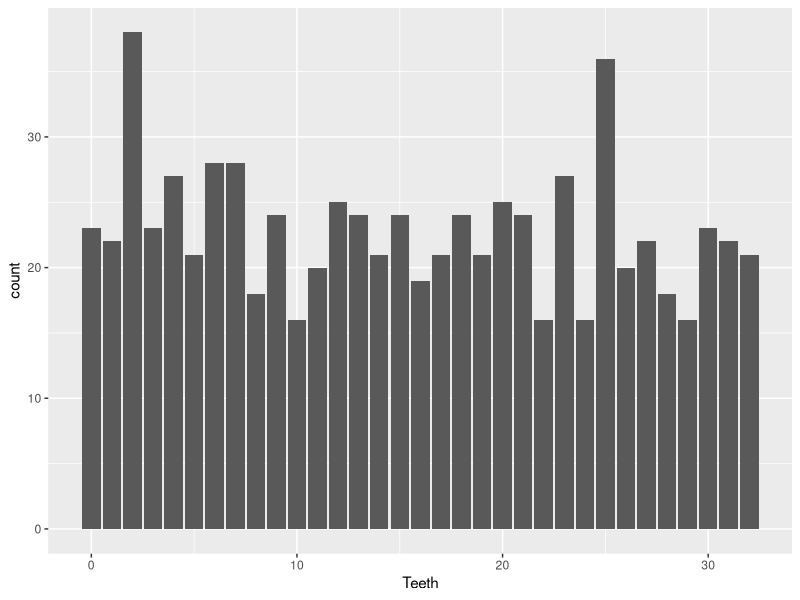
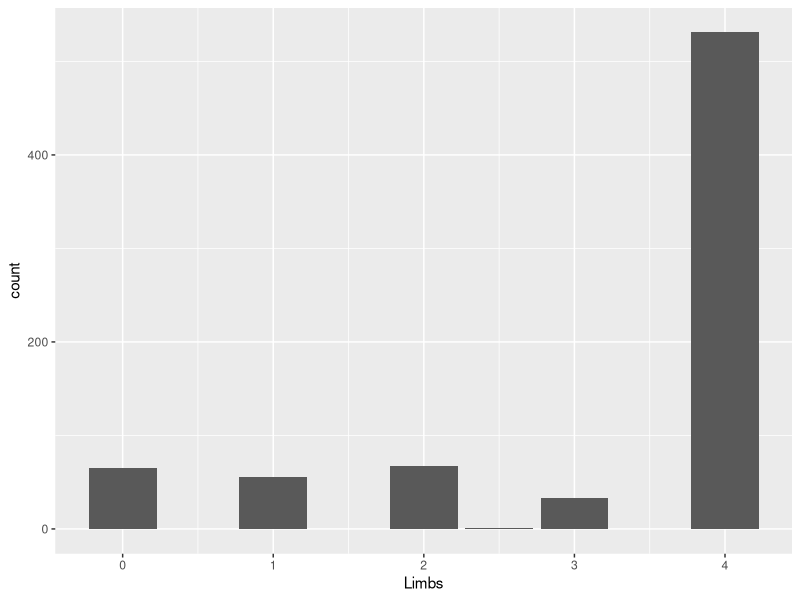
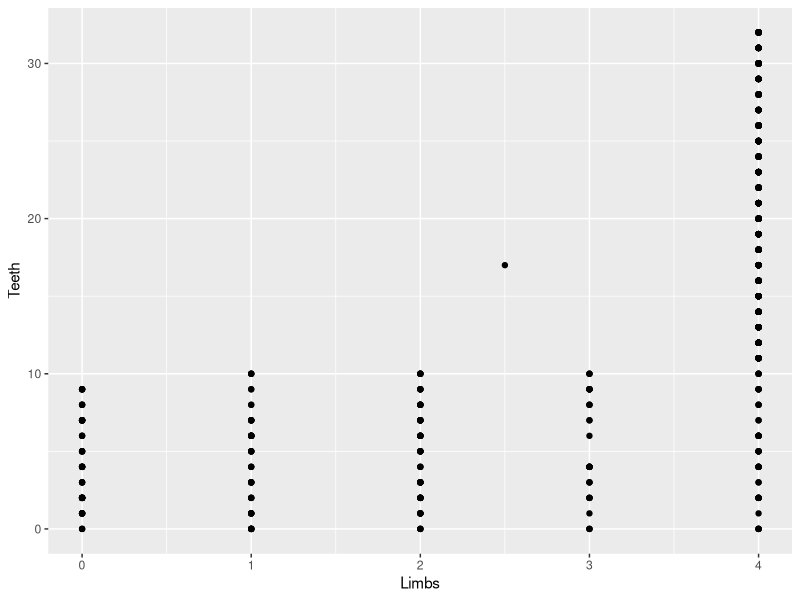
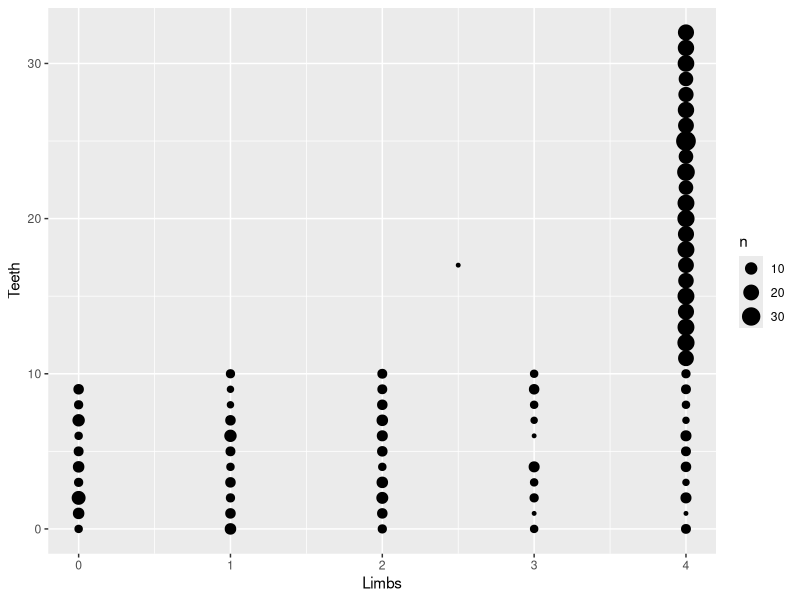
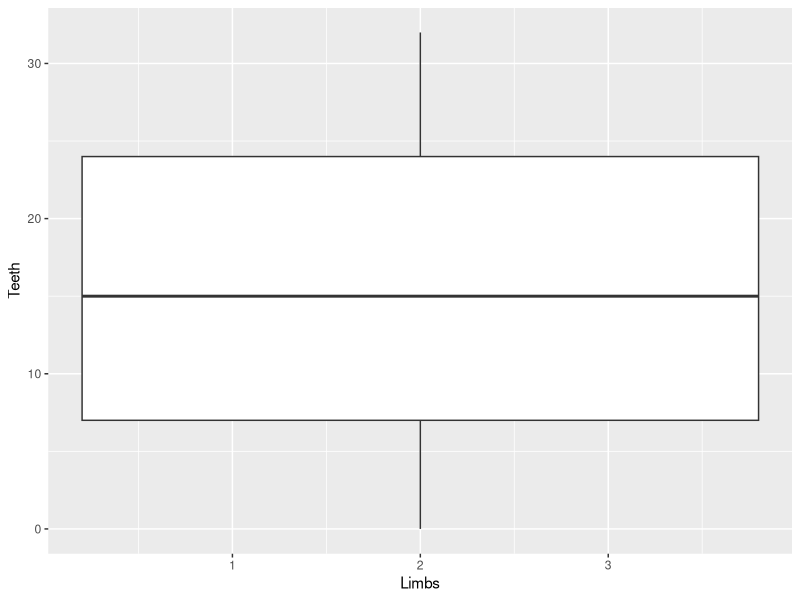
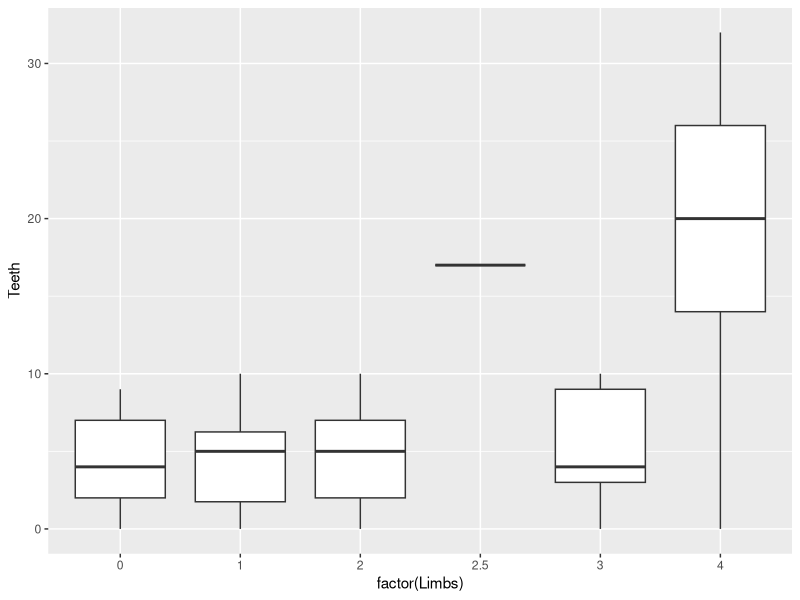
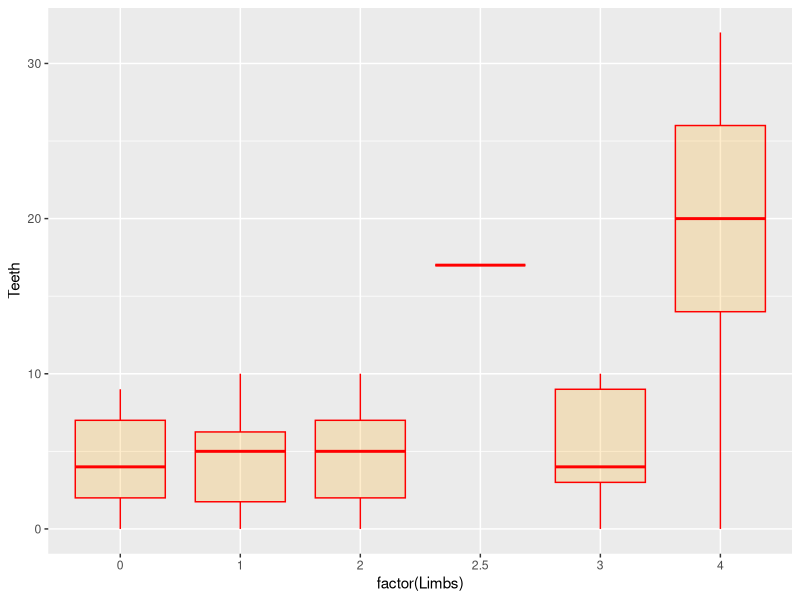
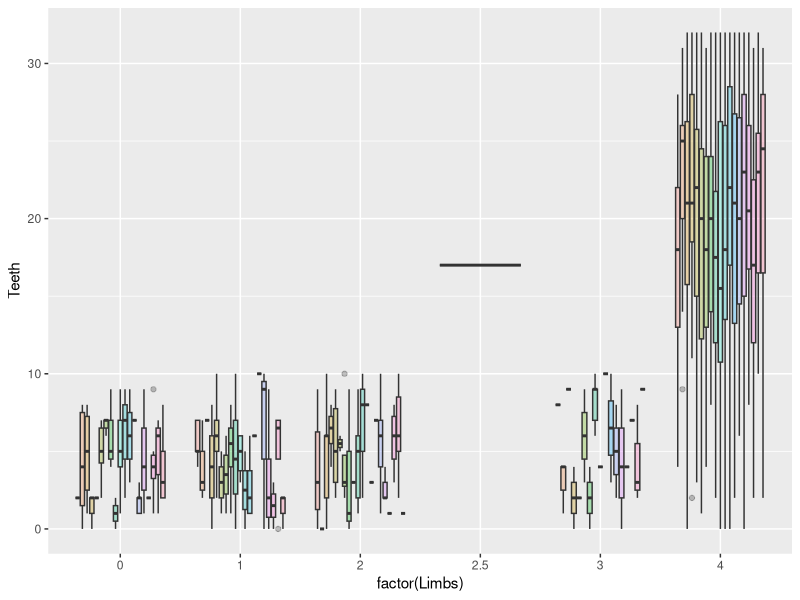

Here is the R script that generated these plots, in order:
#### Fun R Plots with ggplot2 - Pirate Features

# import the pirate data from the PiratesPirate.csv file
pirates <- read.csv("PiratesPirate.csv")

# look at the column names of the pirates data
colnames(pirates)

# look at the first few lines of pirates data
head(pirates)

# view the pirates data set in a new tab
View(pirates)

### One Dimension of Data with Vectors - Teeth or Limbs
# create a plot for each dimension of Teeth or Limbs

# load the ggplot2 library
library(ggplot2)

# look at the Teeth vector (dimension) of pirate data
pirates$Teeth

# plot only the Teeth dimension of the pirates data
ggplot(data = pirates, aes(x = Teeth)) +
  geom_bar()

# look at the Limbs vector (dimension) of pirate data
pirates$Limbs

# plot only the Limbs dimension of the pirates data
ggplot(data = pirates, aes(x = Limbs)) +
  geom_bar()

### Two Dimensions of Data with Dataframes - Teeth & Limbs
# explore the relationship between the numbers of Teeth and Limbs
# combine the two dimensions into one plot with geom_point

# create a scatter plot comparing the two dimensions of Limbs vs Teeth
ggplot(data = pirates, aes(x = Limbs, y = Teeth)) +
  geom_point()

# modify the scatter plot to include the count of pirates at each point
ggplot(data = pirates, aes(x = Limbs, y = Teeth)) +
  geom_count()

# check the data for the outlier pirate with 2.5 Limbs
pirates[pirates$Limbs == "2.5", ]

# change to a boxplot to better describe the data at each point
ggplot(data = pirates, aes(x = Limbs, y = Teeth)) +
  geom_boxplot()

# check the info for the factor function
?factor

# use the factor function to make the different numbers of Limbs into categories
ggplot(data = pirates, aes(x = factor(Limbs), y = Teeth)) +
  geom_boxplot()

### Three Dimensions of Data with Colors - Teeth & Limbs & Origin
# explore the relationship between the numbers of Teeth and Limbs by Origin
# add another dimension to your plots with color

# first, change the color of the boxes
ggplot(data = pirates, aes(x = factor(Limbs), y = Teeth)) +
  geom_boxplot(color="red", fill="orange", alpha=0.2)

# next, color the boxes by Origin 
ggplot(data = pirates, aes(x = factor(Limbs), y = Teeth, fill = Origin)) +
  geom_boxplot(alpha=0.3) +
  theme(legend.position="none")

# create a set of boxplots with one for each Origin of pirates
ggplot(data = pirates, aes(x = factor(Limbs), y = Teeth)) +
  geom_boxplot(color="darkgreen", fill="orange", alpha=0.2) +
  facet_wrap(~ Origin)

### Saving Plots - ggsave

# check out the info for the ggsave function
?ggsave

# check out the info for the last_plot function
?last_plot

# save the last plot using the ggsave function
ggsave("pirates_plot_teeth_limbs_origin_facetWrap.png", plot = last_plot())

### Bonus Exercises - Adjusting Plot Appearance

# change the appearance of the individual plot titles
ggplot(data = pirates, aes(x = factor(Limbs), y = Teeth)) +
  geom_boxplot(color="darkgreen", fill="orange", alpha=0.2) +
  facet_wrap(~ Origin) +
  theme(strip.background = element_rect(colour="black", fill="white", 
                                        size=1.5, linetype="solid"))

# change the axis titles and add a plot title
ggplot(data = pirates, aes(x = factor(Limbs), y = Teeth)) +
  geom_boxplot(color="darkgreen", fill="orange", alpha=0.2) +
  facet_wrap(~ Origin) +
  theme(strip.background = element_rect(colour="black", fill="white", 
                                        size=1.5, linetype="solid")) +
  labs(title="Comparison of Pirate Teeth and Limb Numbers by Origin", 
       x ="Number of Limbs", 
       y = "Number of Teeth")

# adjust the colors of the axis and plot titles
ggplot(data = pirates, aes(x = factor(Limbs), y = Teeth)) +
  geom_boxplot(color="darkgreen", fill="orange", alpha=0.2) +
  facet_wrap(~ Origin) +
  theme(strip.background = element_rect(colour="black", fill="white", 
                                        size=1.5, linetype="solid")) +
  labs(title="Comparison of Pirate Teeth and Limb Numbers by Origin", 
       x ="Number of Limbs", 
       y = "Number of Teeth") +
  theme(
    plot.title = element_text(color="red", size=14, face="bold.italic"),
    axis.title.x = element_text(color="blue", size=14, face="bold"),
    axis.title.y = element_text(color="purple", size=14, face="bold")
  )

# center the plot title
ggplot(data = pirates, aes(x = factor(Limbs), y = Teeth)) +
  geom_boxplot(color="darkgreen", fill="orange", alpha=0.2) +
  facet_wrap(~ Origin) +
  theme(strip.background = element_rect(colour="black", fill="white", 
                                        size=1.5, linetype="solid")) +
  labs(title="Comparison of Pirate Teeth and Limb Numbers by Origin", 
       x ="Number of Limbs", 
       y = "Number of Teeth") +
  theme(
    plot.title = element_text(color="red", size=14, face="bold.italic"),
    axis.title.x = element_text(color="blue", size=14, face="bold"),
    axis.title.y = element_text(color="purple", size=14, face="bold")
  ) +
  theme(plot.title = element_text(hjust = 0.5))

# save the last plot using the ggsave function
ggsave("pirates_plot_teeth_limbs_origin.png", plot = last_plot())
